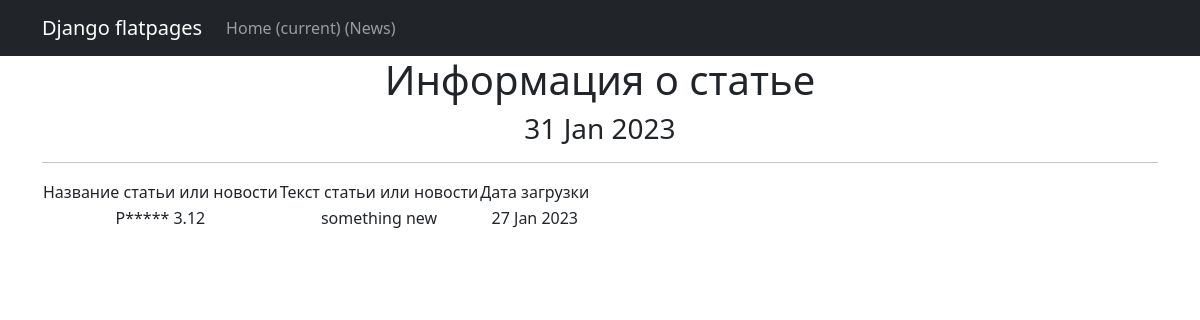
Screenshot of /news/3 with the database file from the repository.
### News/models.py (models this page shows, shortened)
class Post(models.Model):
    author = models.ForeignKey(Author, on_delete=models.CASCADE)
    NEWS = 'NW'
    ARTICLE = 'AR'
    CATEGORY_CHOICES = (
        (NEWS, 'Новость'),
        (ARTICLE, 'Статья'),
    )
    categoryType = models.CharField(max_length=2, choices=CATEGORY_CHOICES, default=ARTICLE)
    dateCreation = models.DateTimeField(auto_now_add=True)
    postCategory = models.ManyToManyField(Category, through='PostCategory')
    title = models.CharField(max_length=128)
    text = models.TextField()
    rating = models.SmallIntegerField(default=0)

### News/views.py (the view)
# urls.py: path('<int:pk>', PostDetail.as_view()),
class PostDetail(DetailView):
    model = Post
    template_name = 'post.html'
    context_object_name = 'post'
    def get_context_data(self, **kwargs):
        context = super().get_context_data(**kwargs)
        context['time_now'] = datetime.utcnow()
        return context

### News/templatetags/custom_filters.py (called while the page is built)
@register.filter()
def censor(value):
    bad_words = ['useful', 'python']
    if not isinstance(value, str):
        raise TypeError(f"unresolved type '{type(value)}' expected  type 'str'")
    for word in value.split():
        if word.lower() in bad_words:
            value = value.replace(word, f"{word[0]}{'*' * (len(word) - 1)}")
    return value

### News/templates/post.html (shortened to what this page needs)
{% extends 'flatpages/default.html' %}
{% load custom_filters %}
{% block content %}
  <h1>Информация о статье</h1>
   <h3>{{ time_now|date:'d M Y' }}</h3>
<hr>
       <table>
           <tr>
               <td>Название статьи или новости</td>
               <td>Текст статьи или новости</td>
               <td>Дата загрузки</td>
           <tr>
               <td>{{ post.title|censor }}</td>
               <td>{{ post.text |censor }}</td>
               <td>{{ post.dateCreation|date:'d M Y ' }}</td>
       </table>
{% endblock content %}

### rows the page displays
Post: title|censor "P***** 3.12", text|censor "something new", dateCreation "27 Jan 2023"

### other values shown
{{ time_now|date:'d M Y' }} "31 Jan 2023"
